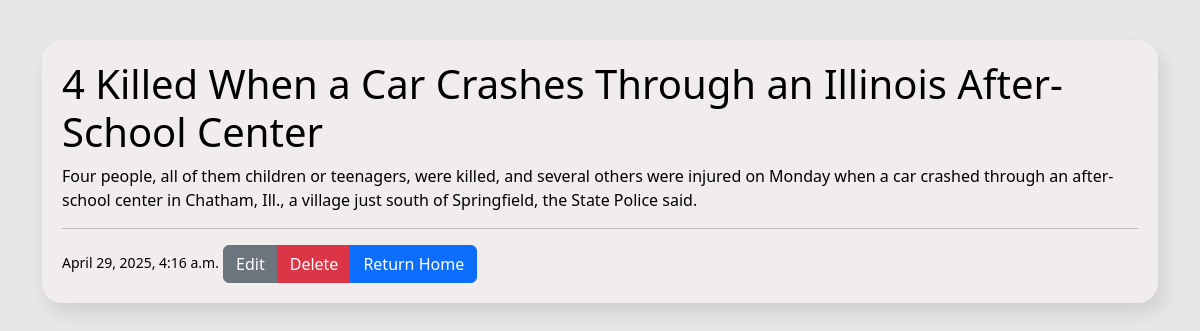
Page /post/6/ on the committed database.
### blog/models.py (models this page shows, shortened)
class Post(models.Model):
    title = models.CharField(max_length=200)
    content = models.TextField()
    createdAt = models.DateTimeField(auto_now_add=True)

### blog/views.py (the view)
# urls.py: path("post/<int:pk>/", views.post_details, name="post-detail"),
def post_details(request, pk):
    post = get_object_or_404(Post, pk=pk)
    return render(request, 'blog/post_detail.html', {'post':post})

### blog/templates/blog/post_detail.html
{% extends "blog/base.html" %}
{% block content %}
<div class="content-section">
    <h1>{{post.title}}</h1>
    <p>{{post.content}}</p>
    <hr>
    <small>{{post.createdAt}}</small>
    <div class="btn-group">
        <a href="{% url 'post-update' post.pk %}" class="btn btn-small btn-secondary">Edit</a>
        <a href="{% url 'post-delete' post.pk %}" class="btn btn-small btn-danger">Delete</a>
        <a href="{% url 'home' %}" class="btn btn-small btn-primary">Return Home</a>
    </div>
</div>
{%endblock%}

### blog/static/blog/style.css (style rules this page uses)
body { background-color: #e8e7e7; }
h1, h2, p, small, label { color: black; }
.content-section { padding: 20px; border-radius: 20px; background-color: #f2eded; box-shadow: 5px 10px 18px rgba(0, 0, 0, 0.1); }

### rows in the picture
Post: title "4 Killed When a Car Crashes Through an Illinois After-School Center", content "Four people, all of them children or teenagers, were killed, and several others were injured on Monday when a car crashed through an after-school center in Chatham, Ill., a village just south of Springfield, the State Police said.", createdAt "April 29, 2025, 4:16 a.m."
